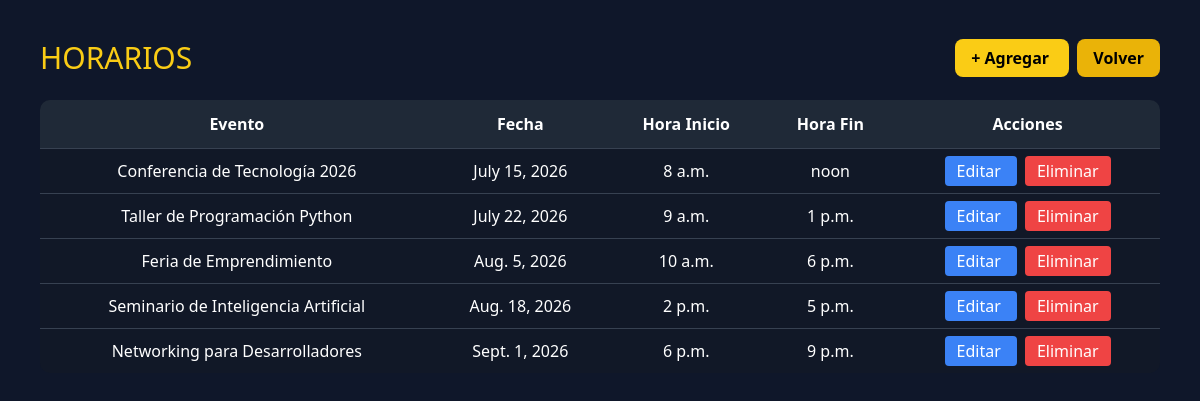
The page /horarios/ (signed in) on the database its author committed.
### Eventos/models.py (models this page shows)
class Horarios(models.Model):
    id_horario = models.AutoField(primary_key=True)
    evento = models.ForeignKey('Eventos', on_delete=models.CASCADE, null=True, blank=True)
    fecha = models.DateField()
    hora_inicio = models.TimeField()
    hora_fin = models.TimeField()
    class Meta:
        db_table = 'horarios'

class Eventos(models.Model):
    id_evento = models.AutoField(primary_key=True)
    titulo = models.CharField(max_length=100)
    fecha = models.DateField()
    lugar = models.CharField(max_length=100)
    cantidad_invitados = models.PositiveIntegerField(default=0)
    def __str__(self):
        return self.titulo
    id_tipo = models.ForeignKey(
        'TipoEvento',
        models.DO_NOTHING,
        db_column='id_tipo'
    )
    creado_por = models.ForeignKey(
        'Usuarios',
        on_delete=models.SET_NULL,
        null=True,
        blank=True,
        related_name='eventos_creados'
    )
    class Meta:
        managed = True
        db_table = 'eventos'

### Eventos/views.py (the view)
# urls.py: path('horarios/', views.listaHorarios.as_view(), name='listaHorarios'),
@method_decorator(login_requerido, name='dispatch')
class listaHorarios(ListView):
    model = Horarios
    template_name = 'horarios/listaHorarios.html'
    context_object_name = 'horarios'

### Eventos/views.py (called while the page is built)
def login_requerido(view_func):
    @wraps(view_func)
    def wrapper(request, *args, **kwargs):
        if 'usuario_id' not in request.session:
            return redirect('login')
        return view_func(request, *args, **kwargs)
    return wrapper

### Eventos/templates/horarios/listaHorarios.html (shortened to what this page needs)
<!DOCTYPE html>
<html lang="es">
<head>
<script src="https://cdn.tailwindcss.com"></script>
</head>
<body class="text-white p-10">
<div class="flex justify-between items-center mb-6">
    <h1 class="text-3xl text-yellow-400">HORARIOS</h1>
    <div class="space-x-2">
        <a href="{% url 'crearHorario' %}"
           class="bg-yellow-400 text-black px-4 py-2 rounded-lg font-bold hover:bg-yellow-300">
            + Agregar
        </a>
        <a href="{% url 'inicio' %}"
           class="bg-yellow-500 hover:bg-yellow-600 text-black font-bold py-2 px-4 rounded-lg">
            Volver
        </a>
    </div>
</div>
<table>
<thead>
<tr>
    <th>Evento</th>
    <th>Fecha</th>
    <th>Hora Inicio</th>
    <th>Hora Fin</th>
    <th>Acciones</th>
</tr>
</thead>
<tbody>
{% for h in horarios %}
<tr>
    <td>{{ h.evento }}</td>
    <td>{{ h.fecha }}</td>
    <td>{{ h.hora_inicio }}</td>
    <td>{{ h.hora_fin }}</td>
    <td class="space-x-2">
        <a href="{% url 'editarHorario' h.pk %}"
           class="bg-blue-500 px-3 py-1 rounded hover:bg-blue-400">
            Editar
        </a>
        <a href="{% url 'eliminarHorario' h.pk %}"
           class="bg-red-500 px-3 py-1 rounded hover:bg-red-400">
            Eliminar
        </a>
    </td>
</tr>
{% empty %}
<tr>
    <td colspan="5" class="text-gray-400 p-4">
        No hay horarios registrados
    </td>
</tr>
{% endfor %}
</tbody>
</table>
</body>
</html>

### Eventos/templates/horarios/listaHorarios.html (style rules this page uses)
body { background: #0f172a; }
table { width: 100%; background: #111827; border-radius: 10px; overflow: hidden; }
th { background: #1f2937; padding: 12px; }
td { padding: 10px; border-top: 1px solid #374151; text-align: center; }

### rows shown on the page
Horarios: evento "Conferencia de Tecnología 2026", fecha "July 15, 2026", hora_inicio "8 a.m.", hora_fin "noon"
Horarios: evento "Taller de Programación Python", fecha "July 22, 2026", hora_inicio "9 a.m.", hora_fin "1 p.m."
Horarios: evento "Feria de Emprendimiento", fecha "Aug. 5, 2026", hora_inicio "10 a.m.", hora_fin "6 p.m."
Horarios: evento "Seminario de Inteligencia Artificial", fecha "Aug. 18, 2026", hora_inicio "2 p.m.", hora_fin "5 p.m."
Horarios: evento "Networking para Desarrolladores", fecha "Sept. 1, 2026", hora_inicio "6 p.m.", hora_fin "9 p.m."
